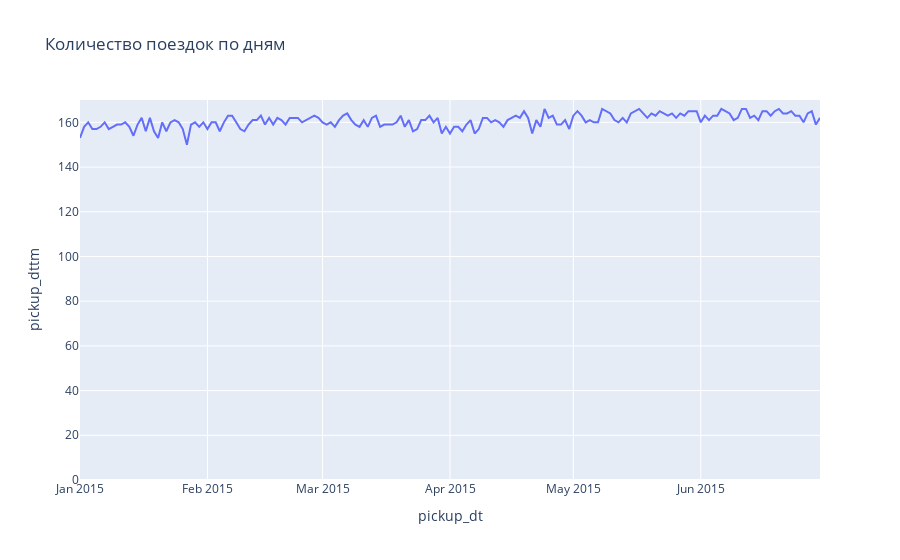

The code cell stored with this chart in its notebook:
### Code cell
# taxi = px.data.gapminder().query("country=='Canada'")
fig = px.line(agg_dt_pickup, x="pickup_dt", y="pickup_dttm", title='Количество поездок по дням', range_y=(0,170))
fig.show()

### Figure 1 — Plotly figure (JSON) as saved in the notebook; plotly's stock layout.template omitted (floating-point values rounded to 4 significant figures; data arrays with more than 128 entries replaced by an {"elided": "..."} marker saying what was removed)
{"data": [{"hovertemplate": "pickup_dt=%{x}<br>pickup_dttm=%{y}<extra></extra>", "legendgroup": "", "line": {"color": "#636efa", "dash": "solid"}, "mode": "lines", "name": "", "orientation": "v", "showlegend": false, "type": "scatter", "x": {"elided": "181 str values"}, "xaxis": "x", "y": {"elided": "181 int values"}, "yaxis": "y"}], "layout": {"legend": {"tracegroupgap": 0}, "title": {"text": "Количество поездок по дням"}, "xaxis": {"anchor": "y", "domain": [0, 1], "title": {"text": "pickup_dt"}}, "yaxis": {"anchor": "x", "domain": [0, 1], "range": [0, 170], "title": {"text": "pickup_dttm"}}}}
